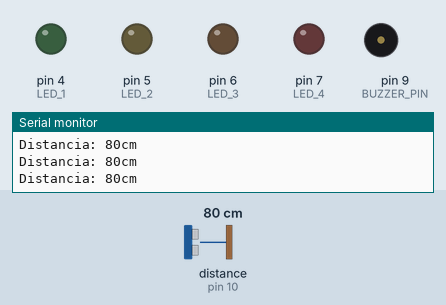
Recording of a program running on a simulated Arduino Uno, built with avr-gcc and run on an emulated ATmega328P. Parts: output pins drawn as LEDs (lit = HIGH), buzzer (waves = sounding), the last lines printed to the serial monitor. Inputs (shaded band) come from the test bench; at power-on: distance to the obstacle (sensor on pin 10) 80 cm. The echo pulse lasts 58.3 µs per cm.

Above: at 1.2 s.
1.3 s: distance to the obstacle (sensor on pin 10) set to 32 cm
2.8 s: distance to the obstacle (sensor on pin 10) set to 26 cm
At 3.2 s:
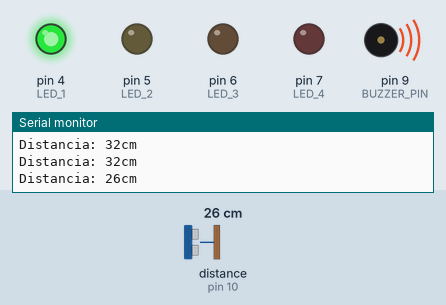
5.8 s: distance to the obstacle (sensor on pin 10) set to 21 cm
8.8 s: distance to the obstacle (sensor on pin 10) set to 17 cm
At 8.98 s:
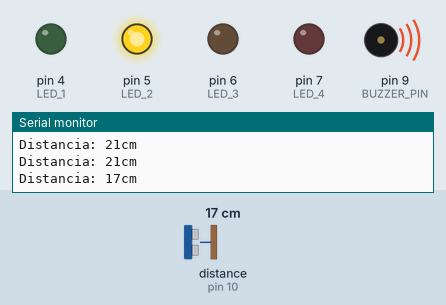
11.8 s: distance to the obstacle (sensor on pin 10) set to 11 cm
14.8 s: distance to the obstacle (sensor on pin 10) set to 8 cm
At 14.92 s:
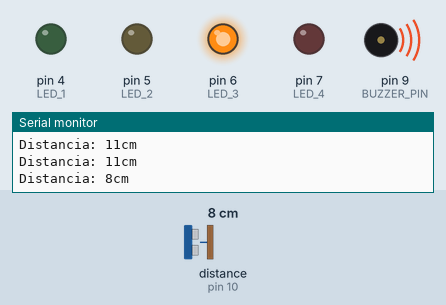
Timing chart, 0 to 18.8 s (numbered marks = the images above; inputs shaded):
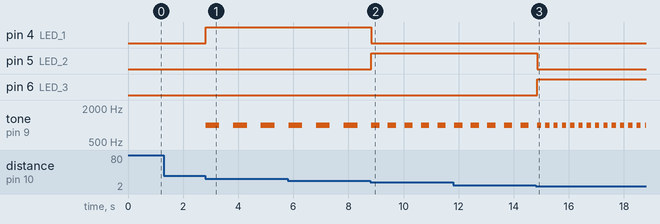

The program:

main.cpp
```cpp
#include <Arduino.h>
#include <Ultrasonic.h>

#define BUZZER_PIN 9
#define TRIGGER_PIN 11
#define ECHO_PIN 10

#define LED_1 4
#define LED_2 5
#define LED_3 6
#define LED_4 7

Ultrasonic Sensor(TRIGGER_PIN, ECHO_PIN);

int distancia;

unsigned long int tempoAtual;

void bip(int tempo) {
    tone(BUZZER_PIN, 1000);
    delay(tempo);
    noTone(BUZZER_PIN);
    delay(tempo);

}

void distancia0() {
  digitalWrite(LED_1, LOW);
  digitalWrite(LED_2, LOW);
  digitalWrite(LED_3, LOW);
  digitalWrite(LED_4, LOW);
  noTone(BUZZER_PIN);
}
void distancia1() {
  digitalWrite(LED_1, HIGH);
  digitalWrite(LED_2, LOW);
  digitalWrite(LED_3, LOW);
  digitalWrite(LED_4, LOW);
  bip(500);
}


void distancia2() {
  digitalWrite(LED_1, LOW);
  digitalWrite(LED_2, HIGH);
  digitalWrite(LED_3, LOW);
  digitalWrite(LED_4, LOW);
  bip(300);
}

void distancia3() {
  digitalWrite(LED_1, LOW);
  digitalWrite(LED_2, LOW);
  digitalWrite(LED_3, HIGH);
  digitalWrite(LED_4, LOW);
  bip(150);
}

void distancia4() {
  digitalWrite(LED_1, LOW);
  digitalWrite(LED_2, LOW);
  digitalWrite(LED_3, LOW);
  digitalWrite(LED_4, HIGH);
  bip(50);
}

void setup() {
  Serial.begin(9600);

  pinMode(LED_1, OUTPUT);
  pinMode(LED_2, OUTPUT);
  pinMode(LED_3, OUTPUT);
  pinMode(LED_4, OUTPUT);

  pinMode(BUZZER_PIN, OUTPUT);

}

void loop() {

  distancia = Sensor.read();
  Serial.print("Distancia: ");
  Serial.print(distancia);
  Serial.println("cm");
if (distancia>= 30){
  distancia0();
} else if (distancia >= 20 && distancia < 30) {
      distancia1();
    } else if (distancia >= 10 && distancia < 20) {
      distancia2();
    } else if (distancia >= 5 && distancia < 10) {
      distancia3();
    } else if (distancia < 5) {
      distancia4();
  }

}
```

Measured:
- the behaviour switches between 30 and 29 cm on distance to the obstacle (sensor on pin 10) (found by bisection; images 0 and 1)
- the behaviour switches between 20 and 19 cm on distance to the obstacle (sensor on pin 10) (found by bisection; images 1 and 2)
- the behaviour switches between 10 and 9 cm on distance to the obstacle (sensor on pin 10) (found by bisection; images 2 and 3)
- after the input at 2.8 s, pin 4 (LED_1): LOW → HIGH at once; tone on pin 9 (BUZZER_PIN): alternates 1000 Hz for 0.50 s and silent for 0.50 s, starting at once
- after the input at 8.8 s, pin 4 (LED_1): HIGH → LOW at once; pin 5 (LED_2): LOW → HIGH at once; tone on pin 9 (BUZZER_PIN): alternates 1000 Hz for 0.30 s and silent for 0.30 s, starting after 0.33 s
- after the input at 14.8 s, pin 5 (LED_2): HIGH → LOW after 0.05 s; pin 6 (LED_3): LOW → HIGH after 0.05 s; tone on pin 9 (BUZZER_PIN): alternates 1000 Hz for 0.15 s and silent for 0.15 s, starting after 0.20 s
